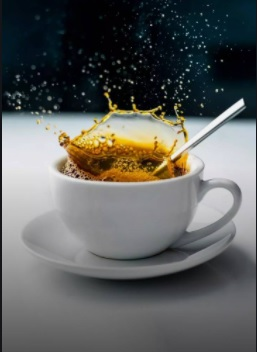
#> input picture tea.jpg, 257 x 352 px
$ python 'prg4 (2).py'
#> lines starting #> are read from the running program, lines starting #| are printed output that depends on the picture
#gray image
import cv2 as cv
img = cv.imread("tea.jpg")
#> img is the input picture: shape (352, 257, 3); mean B, G, R 94.2, 96.1, 94.8
gray=cv.cvtColor(img,cv.COLOR_BGR2GRAY)
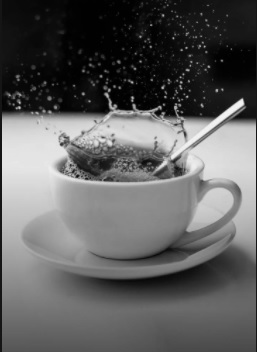
#> gray: shape (352, 257); min 0, max 248, mean 95.5
cv.imshow('Original',img)
cv.imshow("Gray Image",gray)
cv.waitKey(0)
cv.destroyAllWindows()

#binary image
import cv2 as cv
img = cv.imread("tea.jpg")
ret, b_img = cv.threshold(img,127,255,cv.THRESH_BINARY)
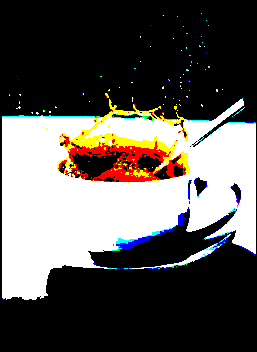
#> b_img: shape (352, 257, 3); mean B, G, R 84.6, 88.4, 92.3
#> (the run stopped early here; a loop or call above may not have finished)

$ run again, with cam.jpg copied over tea.jpg
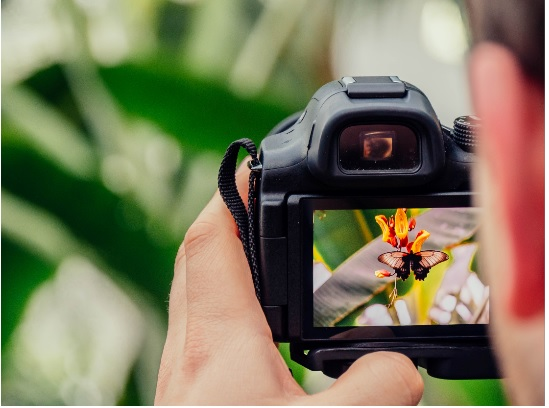
#> input picture cam.jpg, 549 x 408 px
#> img is the input picture: shape (408, 549, 3); mean B, G, R 92.4, 121.2, 123.7
#> `gray=cv.cvtColor(img,cv.COLOR_BGR2GRAY)`:
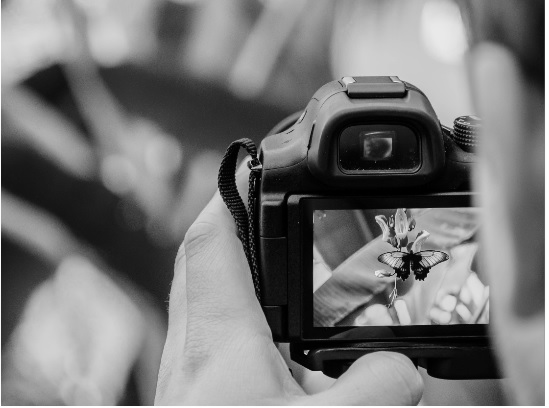
#> gray: shape (408, 549); min 0, max 255, mean 118.6
#> `ret, b_img = cv.threshold(img,127,255,cv.THRESH_BINARY)`:
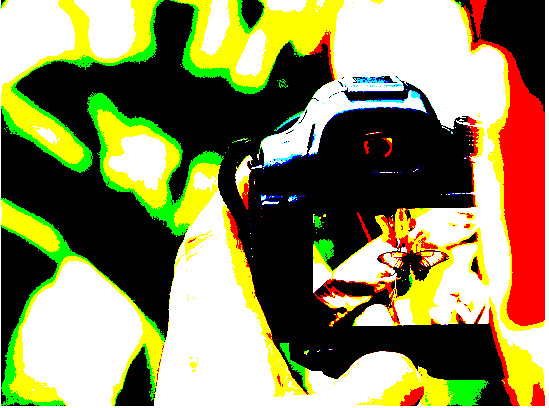
#> b_img: shape (408, 549, 3); mean B, G, R 90.5, 137.4, 141.1

$ run again, with island.jpg copied over tea.jpg
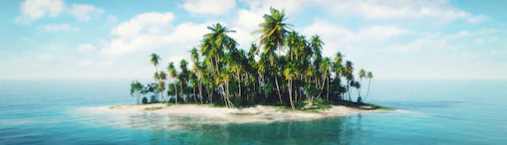
#> input picture island.jpg, 507 x 145 px
#> img is the input picture: shape (145, 507, 3); mean B, G, R 187, 188.1, 155.4
#> `gray=cv.cvtColor(img,cv.COLOR_BGR2GRAY)`:
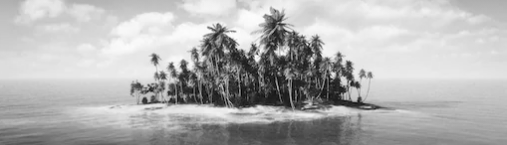
#> gray: shape (145, 507); min 1, max 254, mean 178.2
#> `ret, b_img = cv.threshold(img,127,255,cv.THRESH_BINARY)`:
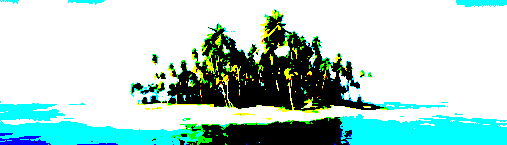
#> b_img: shape (145, 507, 3); mean B, G, R 203.1, 210.6, 173.5
